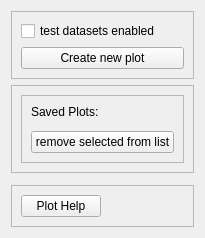
      <widget class="QWidget" name="page">
       <layout class="QVBoxLayout" name="verticalLayout_9">
        <item>
         <widget class="QWidget" name="widget_4" native="true">
          <layout class="QHBoxLayout" name="horizontalLayout_10">
           <property name="leftMargin">
            <number>0</number>
           </property>
           <property name="topMargin">
            <number>0</number>
           </property>
           <property name="rightMargin">
            <number>0</number>
           </property>
           <property name="bottomMargin">
            <number>0</number>
           </property>
           <item>
            <widget class="QFrame" name="frame_12">
             <property name="sizePolicy">
              <sizepolicy hsizetype="Preferred" vsizetype="Preferred">
               <horstretch>0</horstretch>
               <verstretch>0</verstretch>
              </sizepolicy>
             </property>
             <property name="frameShape">
              <enum>QFrame::StyledPanel</enum>
             </property>
             <property name="frameShadow">
              <enum>QFrame::Raised</enum>
             </property>
             <layout class="QVBoxLayout" name="verticalLayout_8">
              <item>
               <widget class="QCheckBox" name="test_check">
                <property name="text">
                 <string>test datasets enabled</string>
                </property>
               </widget>
              </item>
              <item>
               <widget class="QPushButton" name="create_new_plot_button">
                <property name="sizePolicy">
                 <sizepolicy hsizetype="Minimum" vsizetype="Preferred">
                  <horstretch>0</horstretch>
                  <verstretch>0</verstretch>
                 </sizepolicy>
                </property>
                <property name="text">
                 <string>Create new plot</string>
                </property>
               </widget>
              </item>
             </layout>
            </widget>
           </item>
          </layout>
         </widget>
        </item>
        <item>
         <widget class="QFrame" name="frame_10">
          <property name="sizePolicy">
           <sizepolicy hsizetype="Preferred" vsizetype="Expanding">
            <horstretch>0</horstretch>
            <verstretch>0</verstretch>
           </sizepolicy>
          </property>
          <property name="frameShape">
           <enum>QFrame::StyledPanel</enum>
          </property>
          <property name="frameShadow">
           <enum>QFrame::Raised</enum>
          </property>
          <layout class="QHBoxLayout" name="horizontalLayout_4">
           <item>
            <widget class="QFrame" name="frame_13">
             <property name="sizePolicy">
              <sizepolicy hsizetype="Minimum" vsizetype="Preferred">
               <horstretch>0</horstretch>
               <verstretch>0</verstretch>
              </sizepolicy>
             </property>
             <property name="frameShape">
              <enum>QFrame::StyledPanel</enum>
             </property>
             <property name="frameShadow">
              <enum>QFrame::Raised</enum>
             </property>
             <layout class="QVBoxLayout" name="verticalLayout_12">
              <item>
               <widget class="QLabel" name="label_11">
                <property name="sizePolicy">
                 <sizepolicy hsizetype="Fixed" vsizetype="Fixed">
                  <horstretch>0</horstretch>
                  <verstretch>0</verstretch>
                 </sizepolicy>
                </property>
                <property name="text">
                 <string>Saved Plots:</string>
                </property>
               </widget>
              </item>
              <item>
               <widget class="QListWidget" name="plot_listwidget">
                <property name="sizePolicy">
                 <sizepolicy hsizetype="Ignored" vsizetype="Ignored">
                  <horstretch>10</horstretch>
                  <verstretch>0</verstretch>
                 </sizepolicy>
                </property>
                <property name="minimumSize">
                 <size>
                  <width>0</width>
                  <height>0</height>
                 </size>
                </property>
               </widget>
              </item>
              <item>
               <widget class="QPushButton" name="remove_plot_button">
                <property name="text">
                 <string>remove selected from list</string>
                </property>
               </widget>
              </item>
             </layout>
            </widget>
           </item>
          </layout>
         </widget>
        </item>
        <item>
         <widget class="QWidget" name="widget" native="true">
          <layout class="QHBoxLayout" name="horizontalLayout_6">
           <property name="leftMargin">
            <number>0</number>
           </property>
           <property name="topMargin">
            <number>0</number>
           </property>
           <property name="rightMargin">
            <number>0</number>
           </property>
           <property name="bottomMargin">
            <number>0</number>
           </property>
          </layout>
         </widget>
        </item>
        <item>
         <widget class="QFrame" name="frame_19">
          <property name="sizePolicy">
           <sizepolicy hsizetype="Preferred" vsizetype="Fixed">
            <horstretch>0</horstretch>
            <verstretch>0</verstretch>
           </sizepolicy>
          </property>
          <property name="frameShape">
           <enum>QFrame::StyledPanel</enum>
          </property>
          <property name="frameShadow">
           <enum>QFrame::Raised</enum>
          </property>
          <layout class="QHBoxLayout" name="horizontalLayout_16">
           <item>
            <widget class="QPushButton" name="plot_help_button">
             <property name="text">
              <string>Plot Help</string>
             </property>
            </widget>
           </item>
           <item>
            <spacer name="horizontalSpacer_7">
             <property name="orientation">
              <enum>Qt::Horizontal</enum>
             </property>
             <property name="sizeHint" stdset="0">
              <size>
               <width>40</width>
               <height>20</height>
              </size>
             </property>
            </spacer>
           </item>
          </layout>
         </widget>
        </item>
       </layout>
      </widget>
